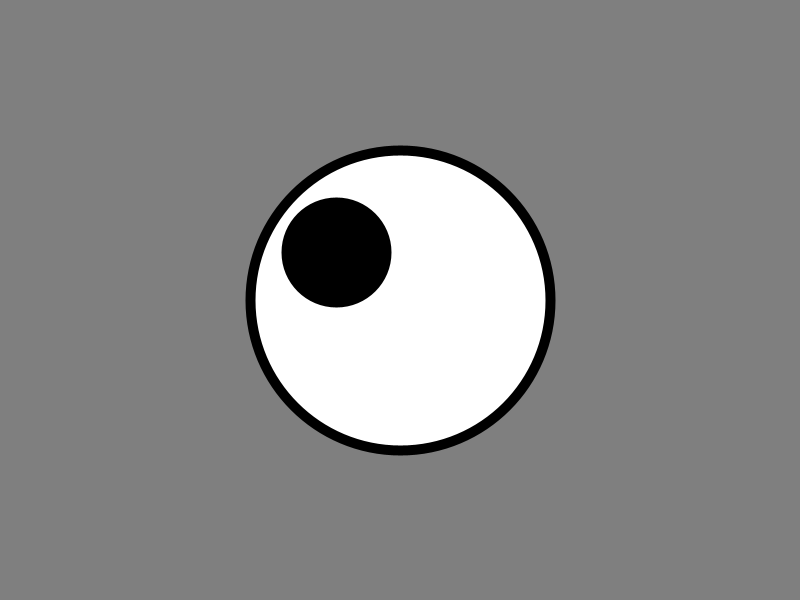
Frame 1 (no input)
Frame 60 (the mouse pressed at the canvas centre just before this capture): identical to frame 1, image omitted
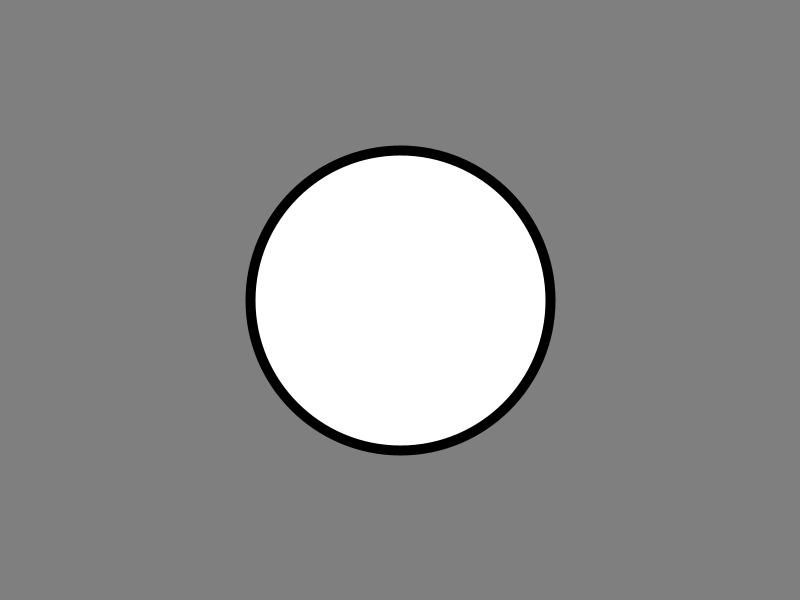
Frame 120 (the mouse held since frame 60 and released just before this capture)

The Processing sketch that drew these frames (run headless with seeded random() and noise(); from frame 60 on, the mouse is pressed at the canvas centre):

// Processing sketch: processing_174126
// ── processing_174126.pde

    void setup() {

      size(800, 600);

      strokeWeight(10);

    }

    float tang;

    void draw() {

      background(127);

      fill(255);

      ellipse(400, 300, 300, 300);

      float ht = 300 - mouseY, wdt = 400 - mouseX;

      if (wdt != 0) {

        tang = ht / wdt;

        fill(0);

        float d = dist(mouseX, mouseY, 400, 300);

        if (d > 80) { //Fora do Olho

          if (mouseX - 400 > 0) {

            ellipse (80*(cos(atan(tang)))+400, 80*(sin(atan(tang)))+300, 100, 100);

          } else ellipse (-1*80*(cos(atan(tang)))+400, -1*80*(sin(atan(tang)))+300, 100, 100);

        } else { //Dentro do Olho

          if (mouseX - 400 > 0) {

            ellipse (d*(cos(atan(tang)))+400, d*(sin(atan(tang)))+300, 100, 100);

          } else ellipse (-1*d*(cos(atan(tang)))+400, -1*d*(sin(atan(tang)))+300, 100, 100);

        }

      }

    }
